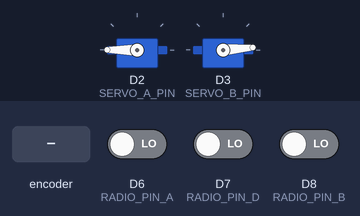
The sketch below on a simulated ESP8266 (NodeMCU). Shown: 2 × servo. Inputs (shaded band) come from the test bench; at power-on: D6 (RADIO_PIN_A) LOW, D7 (RADIO_PIN_D) LOW, D8 (RADIO_PIN_B) LOW.

Above: at 1.2 s.
1.3 s: rotary encoder on D6 (RADIO_PIN_A) / D8 (RADIO_PIN_B) turned 1 step (first pin leading)
At 2.1 s:
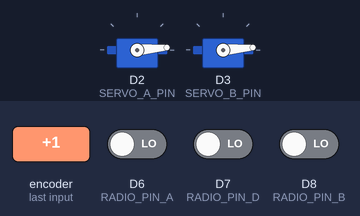
Timing chart, 0 to 10.5 s (numbered marks = the images above; inputs shaded):
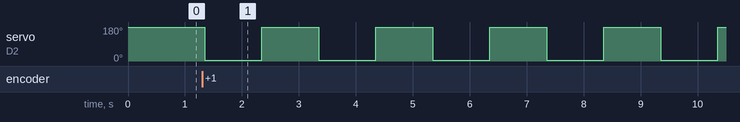

Measured:
- after the input at 1.3 s, servo on D2 (SERVO_A_PIN): alternates 180° for 1.0 s and 5° for 1.0 s, starting after 0.05 s

The sketch:

pet-feeder.ino
```cpp
//#define BLYNK_PRINT Serial

#include <ESP8266WiFi.h>
#include <Servo.h>
//#include <BlynkSimpleEsp8266.h>

Servo servo_A;
Servo servo_B;

// You should get Auth Token in the Blynk App.
// Go to the Project Settings (nut icon).
// char auth[] = "<BLYNK_AUTH_TOKEN>";

// Your WiFi credentials.
// Set password to "" for open networks.
// char ssid[] = "<NETWORK_SSID>";
// char pass[] = "<NETWORK_PASS>";

#define BUTTON_PRESSED 1

#define RADIO_PIN_A D6
#define RADIO_PIN_B D8
#define RADIO_PIN_D D7

#define SERVO_A_PIN D2
#define SERVO_B_PIN D3

//int blynkButtonState;

enum CommandTypes {
  ONLY_SERVO_A,
  ONLY_SERVO_B,
  SERVOS_AB,
  NONE,
};

CommandTypes commandIssued = NONE;

//BLYNK_CONNECTED() {
//  Blynk.syncVirtual(V2);
//}

//BLYNK_WRITE(V2) {
//  blynkButtonState = param.asInt();
//  Serial.print("Blynk app V2 button pressed: ");
//  Serial.println(blynkButtonState);
//  mainLogic();
//}

void setup() {
  Serial.begin(9600);

  // Blynk.begin(auth, ssid, pass);
  // delay(1000);

  pinMode(RADIO_PIN_A, INPUT);
  pinMode(RADIO_PIN_B, INPUT);
  pinMode(RADIO_PIN_D, INPUT);

  // Servos are inverted, therefore their values must be the opposite
  servo_A.attach(SERVO_A_PIN, 450, 2550); // MG996R servo
  servo_A.write(185); // MG996R servo
  servo_B.attach(SERVO_B_PIN, 450, 2550); // MG996R servo
  servo_B.write(5); // MG996R servo
}

void checkRadioCommand() {
  if (digitalRead(RADIO_PIN_A) == BUTTON_PRESSED) {
    commandIssued = ONLY_SERVO_A;
    return;
  }
  else if (digitalRead(RADIO_PIN_B) == BUTTON_PRESSED) {
    commandIssued = ONLY_SERVO_B;
    return;
  }
  else if (digitalRead(RADIO_PIN_D) == BUTTON_PRESSED) {
    commandIssued = SERVOS_AB;
    return;
  }
}

void operateSingleServoOnce(CommandTypes cmd) {
  if (cmd == ONLY_SERVO_A) {
    servo_A.write(5);
    delay(1000);
    servo_A.write(185);
    delay(1000);
  } else {
    servo_B.write(185);
    delay(1000);
    servo_B.write(5);
    delay(1000);
  }
}

void operateBothServosTwice() {
  for (int i = 1; i <= 2; i++) {
    servo_A.write(5);
    servo_B.write(185);
    delay(1000);
    servo_A.write(185);
    servo_B.write(5);
    delay(1000);
  }
}

void releaseFood() {
  switch(commandIssued) {
    case ONLY_SERVO_A: // Same as B
    case ONLY_SERVO_B: operateSingleServoOnce(commandIssued); return;
    case    SERVOS_AB:    operateBothServosTwice(); return;
    default: return;
  }
}

void loop() {
  // Blynk.run();
  checkRadioCommand();

  if (commandIssued != NONE) {
    releaseFood();
    commandIssued = NONE;
  }
}
```
